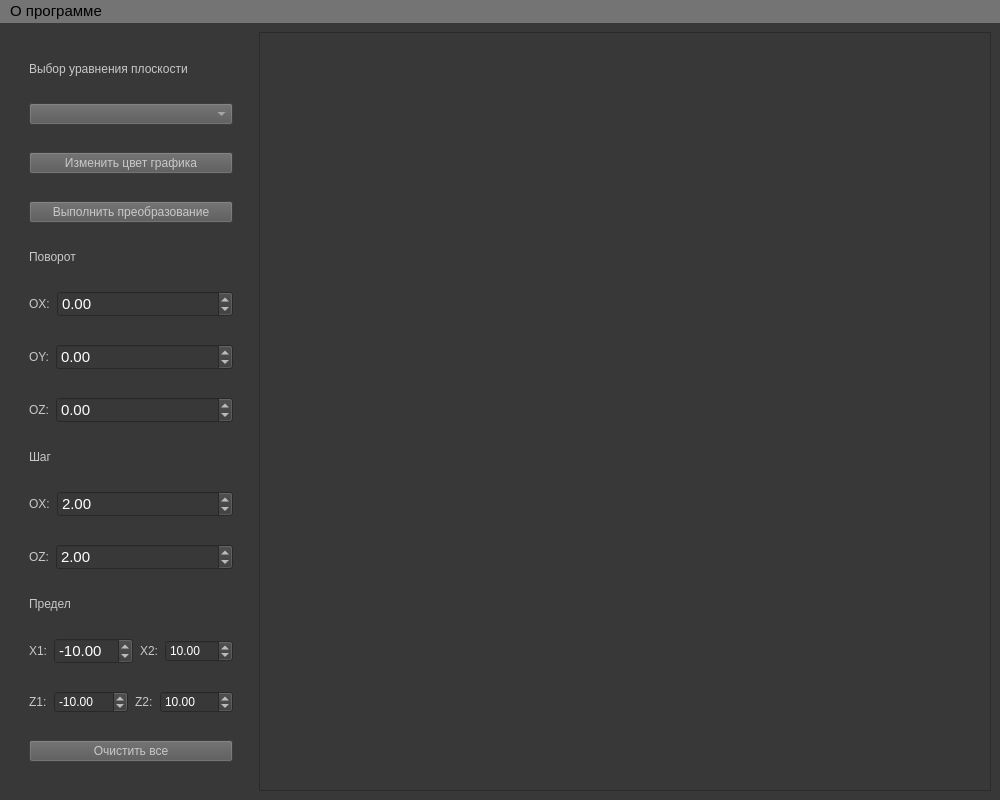
<?xml version="1.0" encoding="UTF-8"?>
<ui version="4.0">
 <class>MainWindow</class>
 <widget class="QMainWindow" name="MainWindow">
  <property name="enabled">
   <bool>true</bool>
  </property>
  <property name="geometry">
   <rect>
    <x>0</x>
    <y>0</y>
    <width>1000</width>
    <height>800</height>
   </rect>
  </property>
  <property name="sizePolicy">
   <sizepolicy hsizetype="Fixed" vsizetype="Fixed">
    <horstretch>0</horstretch>
    <verstretch>0</verstretch>
   </sizepolicy>
  </property>
  <property name="minimumSize">
   <size>
    <width>1000</width>
    <height>800</height>
   </size>
  </property>
  <property name="font">
   <font>
    <family>Arial</family>
    <pointsize>11</pointsize>
    <bold>false</bold>
   </font>
  </property>
  <property name="windowTitle">
   <string>ЛР 10. Изучение и программная реализация алгоритма Плавающего горизонта построения трехмерных поверхностей.</string>
  </property>
  <property name="autoFillBackground">
   <bool>false</bool>
  </property>
  <property name="styleSheet">
   <string notr="true">background-color: rgb(56, 56, 56);</string>
  </property>
  <widget class="QWidget" name="centralwidget">
   <property name="sizePolicy">
    <sizepolicy hsizetype="Expanding" vsizetype="Expanding">
     <horstretch>0</horstretch>
     <verstretch>0</verstretch>
    </sizepolicy>
   </property>
   <layout class="QGridLayout" name="gridLayout">
    <item row="0" column="1">
     <widget class="QGraphicsView" name="graphicsView">
      <property name="minimumSize">
       <size>
        <width>630</width>
        <height>0</height>
       </size>
      </property>
      <property name="maximumSize">
       <size>
        <width>1920</width>
        <height>1080</height>
       </size>
      </property>
     </widget>
    </item>
    <item row="0" column="0">
     <layout class="QVBoxLayout" name="verticalLayout" stretch="0,0,0,0,0,0,0,0,0,0,0,0,0,0,0">
      <property name="spacing">
       <number>7</number>
      </property>
      <property name="leftMargin">
       <number>20</number>
      </property>
      <property name="topMargin">
       <number>10</number>
      </property>
      <property name="rightMargin">
       <number>20</number>
      </property>
      <property name="bottomMargin">
       <number>0</number>
      </property>
      <item>
       <widget class="QLabel" name="set_cur_equation_label">
        <property name="sizePolicy">
         <sizepolicy hsizetype="Fixed" vsizetype="Fixed">
          <horstretch>0</horstretch>
          <verstretch>0</verstretch>
         </sizepolicy>
        </property>
        <property name="styleSheet">
         <string notr="true">color: rgb(200, 200, 200);
font: 11pt &quot;Segoe UI&quot;;</string>
        </property>
        <property name="text">
         <string>Выбор уравнения плоскости</string>
        </property>
       </widget>
      </item>
      <item>
       <widget class="QComboBox" name="set_cur_equation">
        <property name="styleSheet">
         <string notr="true">color: rgb(200, 200, 200);
font: 10pt &quot;Segoe UI&quot;;
background-color: rgb(86, 86, 86);</string>
        </property>
       </widget>
      </item>
      <item>
       <widget class="QPushButton" name="change_color_button">
        <property name="sizePolicy">
         <sizepolicy hsizetype="Fixed" vsizetype="Fixed">
          <horstretch>0</horstretch>
          <verstretch>0</verstretch>
         </sizepolicy>
        </property>
        <property name="maximumSize">
         <size>
          <width>460</width>
          <height>16777215</height>
         </size>
        </property>
        <property name="styleSheet">
         <string notr="true">color: rgb(200, 200, 200);
font: 10pt &quot;Segoe UI&quot;;
background-color: rgb(86, 86, 86);</string>
        </property>
        <property name="text">
         <string>Изменить цвет графика</string>
        </property>
       </widget>
      </item>
      <item>
       <widget class="QPushButton" name="draw_graph_button">
        <property name="styleSheet">
         <string notr="true">color: rgb(200, 200, 200);
font: 10pt &quot;Segoe UI&quot;;
background-color: rgb(86, 86, 86);
</string>
        </property>
        <property name="text">
         <string>Выполнить преобразование</string>
        </property>
       </widget>
      </item>
      <item>
       <widget class="QLabel" name="rotate_label">
        <property name="sizePolicy">
         <sizepolicy hsizetype="Fixed" vsizetype="Fixed">
          <horstretch>0</horstretch>
          <verstretch>0</verstretch>
         </sizepolicy>
        </property>
        <property name="styleSheet">
         <string notr="true">color: rgb(200, 200, 200);
font: 11pt &quot;Segoe UI&quot;;</string>
        </property>
        <property name="text">
         <string>Поворот</string>
        </property>
       </widget>
      </item>
      <item>
       <layout class="QHBoxLayout" name="rotate_x_layout">
        <item>
         <widget class="QLabel" name="rotate_x_label">
          <property name="sizePolicy">
           <sizepolicy hsizetype="Fixed" vsizetype="Fixed">
            <horstretch>0</horstretch>
            <verstretch>0</verstretch>
           </sizepolicy>
          </property>
          <property name="styleSheet">
           <string notr="true">color: rgb(200, 200, 200);
font: 11pt &quot;Segoe UI&quot;;</string>
          </property>
          <property name="text">
           <string>OX:</string>
          </property>
         </widget>
        </item>
        <item>
         <widget class="QDoubleSpinBox" name="set_rotate_x">
          <property name="font">
           <font>
            <family>Segoe UI</family>
            <pointsize>11</pointsize>
            <italic>false</italic>
            <bold>false</bold>
           </font>
          </property>
          <property name="styleSheet">
           <string notr="true">font: 11pt &quot;Segoe UI&quot;;
color: rgb(255, 255, 255);</string>
          </property>
          <property name="minimum">
           <double>-180.000000000000000</double>
          </property>
          <property name="maximum">
           <double>180.000000000000000</double>
          </property>
         </widget>
        </item>
       </layout>
      </item>
      <item>
       <layout class="QHBoxLayout" name="rotate_y_layout">
        <item>
         <widget class="QLabel" name="rotate_y_label">
          <property name="sizePolicy">
           <sizepolicy hsizetype="Fixed" vsizetype="Fixed">
            <horstretch>0</horstretch>
            <verstretch>0</verstretch>
           </sizepolicy>
          </property>
          <property name="styleSheet">
           <string notr="true">color: rgb(200, 200, 200);
font: 11pt &quot;Segoe UI&quot;;</string>
          </property>
          <property name="text">
           <string>OY:</string>
          </property>
         </widget>
        </item>
        <item>
         <widget class="QDoubleSpinBox" name="set_rotate_y">
          <property name="font">
           <font>
            <family>Segoe UI</family>
            <pointsize>11</pointsize>
            <italic>false</italic>
            <bold>false</bold>
           </font>
          </property>
          <property name="styleSheet">
           <string notr="true">font: 11pt &quot;Segoe UI&quot;;
color: rgb(255, 255, 255);</string>
          </property>
          <property name="minimum">
           <double>-180.000000000000000</double>
          </property>
          <property name="maximum">
           <double>180.000000000000000</double>
          </property>
         </widget>
        </item>
       </layout>
      </item>
      <item>
       <layout class="QHBoxLayout" name="rotate_z_layout">
        <item>
         <widget class="QLabel" name="rotat_z_label">
          <property name="sizePolicy">
           <sizepolicy hsizetype="Fixed" vsizetype="Fixed">
            <horstretch>0</horstretch>
            <verstretch>0</verstretch>
           </sizepolicy>
          </property>
          <property name="styleSheet">
           <string notr="true">color: rgb(200, 200, 200);
font: 11pt &quot;Segoe UI&quot;;</string>
          </property>
          <property name="text">
           <string>OZ:</string>
          </property>
         </widget>
        </item>
        <item>
         <widget class="QDoubleSpinBox" name="set_rotate_z">
          <property name="sizePolicy">
           <sizepolicy hsizetype="Minimum" vsizetype="Fixed">
            <horstretch>0</horstretch>
            <verstretch>0</verstretch>
           </sizepolicy>
          </property>
          <property name="font">
           <font>
            <family>Segoe UI</family>
            <pointsize>11</pointsize>
            <italic>false</italic>
            <bold>false</bold>
           </font>
          </property>
          <property name="styleSheet">
           <string notr="true">font: 11pt &quot;Segoe UI&quot;;
color: rgb(255, 255, 255);</string>
          </property>
          <property name="minimum">
           <double>-180.000000000000000</double>
          </property>
          <property name="maximum">
           <double>180.000000000000000</double>
          </property>
         </widget>
        </item>
       </layout>
      </item>
      <item>
       <widget class="QLabel" name="step_label">
        <property name="sizePolicy">
         <sizepolicy hsizetype="Fixed" vsizetype="Fixed">
          <horstretch>0</horstretch>
          <verstretch>0</verstretch>
         </sizepolicy>
        </property>
        <property name="styleSheet">
         <string notr="true">color: rgb(200, 200, 200);
font: 11pt &quot;Segoe UI&quot;;</string>
        </property>
        <property name="text">
         <string>Шаг</string>
        </property>
       </widget>
      </item>
      <item>
       <layout class="QHBoxLayout" name="horizontalLayout">
        <item>
         <widget class="QLabel" name="step_x_label">
          <property name="sizePolicy">
           <sizepolicy hsizetype="Fixed" vsizetype="Fixed">
            <horstretch>0</horstretch>
            <verstretch>0</verstretch>
           </sizepolicy>
          </property>
          <property name="styleSheet">
           <string notr="true">color: rgb(200, 200, 200);
font: 11pt &quot;Segoe UI&quot;;</string>
          </property>
          <property name="text">
           <string>OX:</string>
          </property>
         </widget>
        </item>
        <item>
         <widget class="QDoubleSpinBox" name="set_step_x">
          <property name="font">
           <font>
            <family>Segoe UI</family>
            <pointsize>11</pointsize>
            <italic>false</italic>
            <bold>false</bold>
           </font>
          </property>
          <property name="styleSheet">
           <string notr="true">font: 11pt &quot;Segoe UI&quot;;
color: rgb(255, 255, 255);</string>
          </property>
          <property name="maximum">
           <double>100.000000000000000</double>
          </property>
          <property name="value">
           <double>2.000000000000000</double>
          </property>
         </widget>
        </item>
       </layout>
      </item>
      <item>
       <layout class="QHBoxLayout" name="horizontalLayout_3">
        <item>
         <widget class="QLabel" name="step_z_label">
          <property name="sizePolicy">
           <sizepolicy hsizetype="Fixed" vsizetype="Fixed">
            <horstretch>0</horstretch>
            <verstretch>0</verstretch>
           </sizepolicy>
          </property>
          <property name="styleSheet">
           <string notr="true">color: rgb(200, 200, 200);
font: 11pt &quot;Segoe UI&quot;;</string>
          </property>
          <property name="text">
           <string>OZ:</string>
          </property>
         </widget>
        </item>
        <item>
         <widget class="QDoubleSpinBox" name="set_step_z">
          <property name="font">
           <font>
            <family>Segoe UI</family>
            <pointsize>11</pointsize>
            <italic>false</italic>
            <bold>false</bold>
           </font>
          </property>
          <property name="styleSheet">
           <string notr="true">font: 11pt &quot;Segoe UI&quot;;
color: rgb(255, 255, 255);</string>
          </property>
          <property name="maximum">
           <double>100.000000000000000</double>
          </property>
          <property name="value">
           <double>2.000000000000000</double>
          </property>
         </widget>
        </item>
       </layout>
      </item>
      <item>
       <widget class="QLabel" name="limit_label">
        <property name="sizePolicy">
         <sizepolicy hsizetype="Fixed" vsizetype="Fixed">
          <horstretch>0</horstretch>
          <verstretch>0</verstretch>
         </sizepolicy>
        </property>
        <property name="styleSheet">
         <string notr="true">color: rgb(200, 200, 200);
font: 11pt &quot;Segoe UI&quot;;</string>
        </property>
        <property name="text">
         <string>Предел</string>
        </property>
       </widget>
      </item>
      <item>
       <layout class="QHBoxLayout" name="horizontalLayout_4">
        <item>
         <widget class="QLabel" name="limit_x1_label">
          <property name="sizePolicy">
           <sizepolicy hsizetype="Fixed" vsizetype="Fixed">
            <horstretch>0</horstretch>
            <verstretch>0</verstretch>
           </sizepolicy>
          </property>
          <property name="styleSheet">
           <string notr="true">color: rgb(200, 200, 200);
font: 11pt &quot;Segoe UI&quot;;</string>
          </property>
          <property name="text">
           <string>X1:</string>
          </property>
         </widget>
        </item>
        <item>
         <widget class="QDoubleSpinBox" name="set_limit_x1">
          <property name="font">
           <font>
            <family>Segoe UI</family>
            <pointsize>11</pointsize>
            <italic>false</italic>
            <bold>false</bold>
           </font>
          </property>
          <property name="styleSheet">
           <string notr="true">font: 11pt &quot;Segoe UI&quot;;
color: rgb(255, 255, 255);</string>
          </property>
          <property name="minimum">
           <double>-100.000000000000000</double>
          </property>
          <property name="maximum">
           <double>100.000000000000000</double>
          </property>
          <property name="value">
           <double>-10.000000000000000</double>
          </property>
         </widget>
        </item>
        <item>
         <widget class="QLabel" name="limit_x2_label">
          <property name="sizePolicy">
           <sizepolicy hsizetype="Fixed" vsizetype="Fixed">
            <horstretch>0</horstretch>
            <verstretch>0</verstretch>
           </sizepolicy>
          </property>
          <property name="styleSheet">
           <string notr="true">color: rgb(200, 200, 200);
font: 11pt &quot;Segoe UI&quot;;</string>
          </property>
          <property name="text">
           <string>X2:</string>
          </property>
         </widget>
        </item>
        <item>
         <widget class="QDoubleSpinBox" name="set_limit_x2">
          <property name="styleSheet">
           <string notr="true">font: 11pt &quot;Segoe UI&quot;;
color: rgb(255, 255, 255);</string>
          </property>
          <property name="minimum">
           <double>-100.000000000000000</double>
          </property>
          <property name="maximum">
           <double>100.000000000000000</double>
          </property>
          <property name="value">
           <double>10.000000000000000</double>
          </property>
         </widget>
        </item>
       </layout>
      </item>
      <item>
       <layout class="QHBoxLayout" name="horizontalLayout_6">
        <item>
         <widget class="QLabel" name="limit_z1_label">
          <property name="sizePolicy">
           <sizepolicy hsizetype="Fixed" vsizetype="Fixed">
            <horstretch>0</horstretch>
            <verstretch>0</verstretch>
           </sizepolicy>
          </property>
          <property name="styleSheet">
           <string notr="true">color: rgb(200, 200, 200);
font: 11pt &quot;Segoe UI&quot;;</string>
          </property>
          <property name="text">
           <string>Z1:</string>
          </property>
         </widget>
        </item>
        <item>
         <widget class="QDoubleSpinBox" name="set_limit_z1">
          <property name="styleSheet">
           <string notr="true">font: 11pt &quot;Segoe UI&quot;;
color: rgb(255, 255, 255);</string>
          </property>
          <property name="minimum">
           <double>-100.000000000000000</double>
          </property>
          <property name="maximum">
           <double>100.000000000000000</double>
          </property>
          <property name="value">
           <double>-10.000000000000000</double>
          </property>
         </widget>
        </item>
        <item>
         <widget class="QLabel" name="limit_z2_label">
          <property name="sizePolicy">
           <sizepolicy hsizetype="Fixed" vsizetype="Fixed">
            <horstretch>0</horstretch>
            <verstretch>0</verstretch>
           </sizepolicy>
          </property>
          <property name="styleSheet">
           <string notr="true">color: rgb(200, 200, 200);
font: 11pt &quot;Segoe UI&quot;;</string>
          </property>
          <property name="text">
           <string>Z2:</string>
          </property>
         </widget>
        </item>
        <item>
         <widget class="QDoubleSpinBox" name="doubleSpinBox">
          <property name="styleSheet">
           <string notr="true">font: 11pt &quot;Segoe UI&quot;;
color: rgb(255, 255, 255);</string>
          </property>
          <property name="minimum">
           <double>-100.000000000000000</double>
          </property>
          <property name="maximum">
           <double>100.000000000000000</double>
          </property>
          <property name="value">
           <double>10.000000000000000</double>
          </property>
         </widget>
        </item>
       </layout>
      </item>
      <item>
       <widget class="QPushButton" name="clear_button">
        <property name="sizePolicy">
         <sizepolicy hsizetype="Fixed" vsizetype="Fixed">
          <horstretch>0</horstretch>
          <verstretch>0</verstretch>
         </sizepolicy>
        </property>
        <property name="maximumSize">
         <size>
          <width>460</width>
          <height>16777215</height>
         </size>
        </property>
        <property name="styleSheet">
         <string notr="true">color: rgb(200, 200, 200);
font: 10pt &quot;Segoe UI&quot;;
background-color: rgb(86, 86, 86);</string>
        </property>
        <property name="text">
         <string>Очистить все</string>
        </property>
       </widget>
      </item>
     </layout>
    </item>
   </layout>
  </widget>
  <widget class="QMenuBar" name="menubar">
   <property name="geometry">
    <rect>
     <x>0</x>
     <y>0</y>
     <width>1000</width>
     <height>29</height>
    </rect>
   </property>
   <property name="sizePolicy">
    <sizepolicy hsizetype="Fixed" vsizetype="Fixed">
     <horstretch>0</horstretch>
     <verstretch>0</verstretch>
    </sizepolicy>
   </property>
   <property name="font">
    <font>
     <pointsize>11</pointsize>
    </font>
   </property>
   <property name="styleSheet">
    <string notr="true">background-color: rgb(116, 116, 116);</string>
   </property>
   <widget class="QMenu" name="about_menu">
    <property name="title">
     <string>О программе</string>
    </property>
    <addaction name="about_author"/>
    <addaction name="about_task"/>
    <addaction name="instruction"/>
   </widget>
   <addaction name="about_menu"/>
  </widget>
  <action name="about_author">
   <property name="text">
    <string>Об авторе</string>
   </property>
   <property name="font">
    <font>
     <pointsize>11</pointsize>
    </font>
   </property>
  </action>
  <action name="about_task">
   <property name="text">
    <string>Условие</string>
   </property>
   <property name="font">
    <font>
     <pointsize>11</pointsize>
    </font>
   </property>
  </action>
  <action name="instruction">
   <property name="text">
    <string>Возможности программы</string>
   </property>
   <property name="font">
    <font>
     <pointsize>10</pointsize>
    </font>
   </property>
  </action>
 </widget>
 <resources/>
 <connections/>
</ui>
